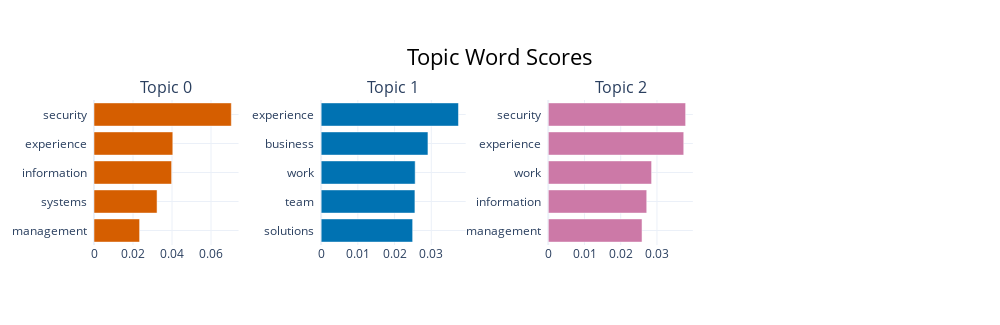

Here is the notebook cell this chart was saved with:
### Code cell
topic_model.visualize_barchart(top_n_topics=5)

### Figure 1 — Plotly figure (JSON) as saved in the notebook; plotly's stock layout.template omitted (floating-point values rounded to 4 significant figures)
{"data": [{"marker": {"color": "#D55E00"}, "orientation": "h", "type": "bar", "x": [0.02338, 0.03233, 0.03979, 0.04041, 0.07042], "xaxis": "x", "y": ["management  ", "systems  ", "information  ", "experience  ", "security  "], "yaxis": "y"}, {"marker": {"color": "#0072B2"}, "orientation": "h", "type": "bar", "x": [0.02492, 0.02554, 0.0256, 0.02909, 0.0374], "xaxis": "x2", "y": ["solutions  ", "team  ", "work  ", "business  ", "experience  "], "yaxis": "y2"}, {"marker": {"color": "#CC79A7"}, "orientation": "h", "type": "bar", "x": [0.02588, 0.02718, 0.02852, 0.0374, 0.03792], "xaxis": "x3", "y": ["management  ", "information  ", "work  ", "experience  ", "security  "], "yaxis": "y3"}], "layout": {"annotations": [{"font": {"size": 16}, "showarrow": false, "text": "Topic 0", "x": 0.0875, "xanchor": "center", "xref": "paper", "y": 1, "yanchor": "bottom", "yref": "paper"}, {"font": {"size": 16}, "showarrow": false, "text": "Topic 1", "x": 0.3625, "xanchor": "center", "xref": "paper", "y": 1, "yanchor": "bottom", "yref": "paper"}, {"font": {"size": 16}, "showarrow": false, "text": "Topic 2", "x": 0.6375, "xanchor": "center", "xref": "paper", "y": 1, "yanchor": "bottom", "yref": "paper"}], "height": 325, "hoverlabel": {"bgcolor": "white", "font": {"family": "Rockwell", "size": 16}}, "showlegend": false, "title": {"font": {"color": "Black", "size": 22}, "text": "Topic Word Scores", "x": 0.5, "xanchor": "center", "yanchor": "top"}, "width": 1000, "xaxis": {"anchor": "y", "domain": [0, 0.175], "showgrid": true}, "xaxis2": {"anchor": "y2", "domain": [0.275, 0.45], "showgrid": true}, "xaxis3": {"anchor": "y3", "domain": [0.55, 0.725], "showgrid": true}, "xaxis4": {"anchor": "y4", "domain": [0.825, 1], "showgrid": true}, "yaxis": {"anchor": "x", "domain": [0, 1], "showgrid": true}, "yaxis2": {"anchor": "x2", "domain": [0, 1], "showgrid": true}, "yaxis3": {"anchor": "x3", "domain": [0, 1], "showgrid": true}, "yaxis4": {"anchor": "x4", "domain": [0, 1], "showgrid": true}}}
